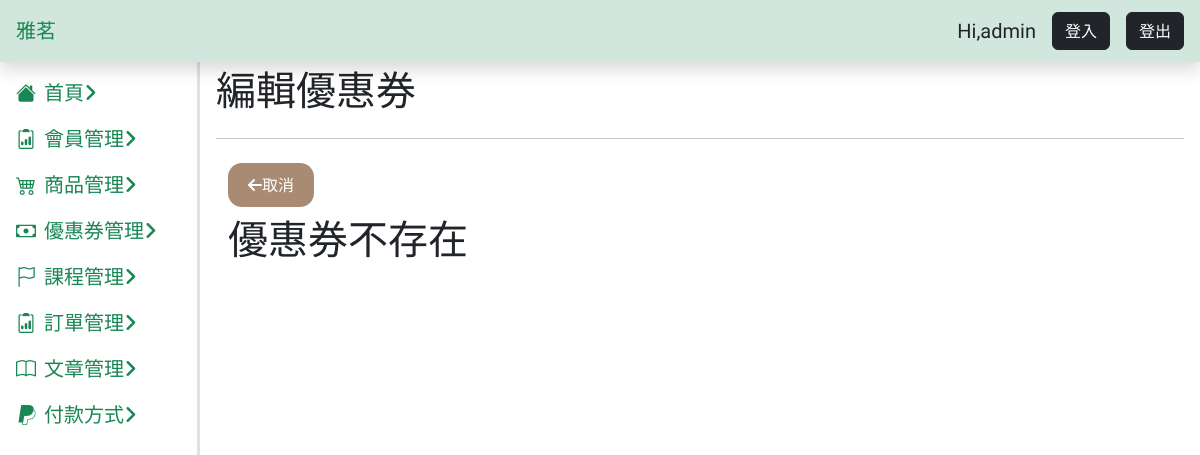
The app's page /cupon/coupon-edit.php, older data.
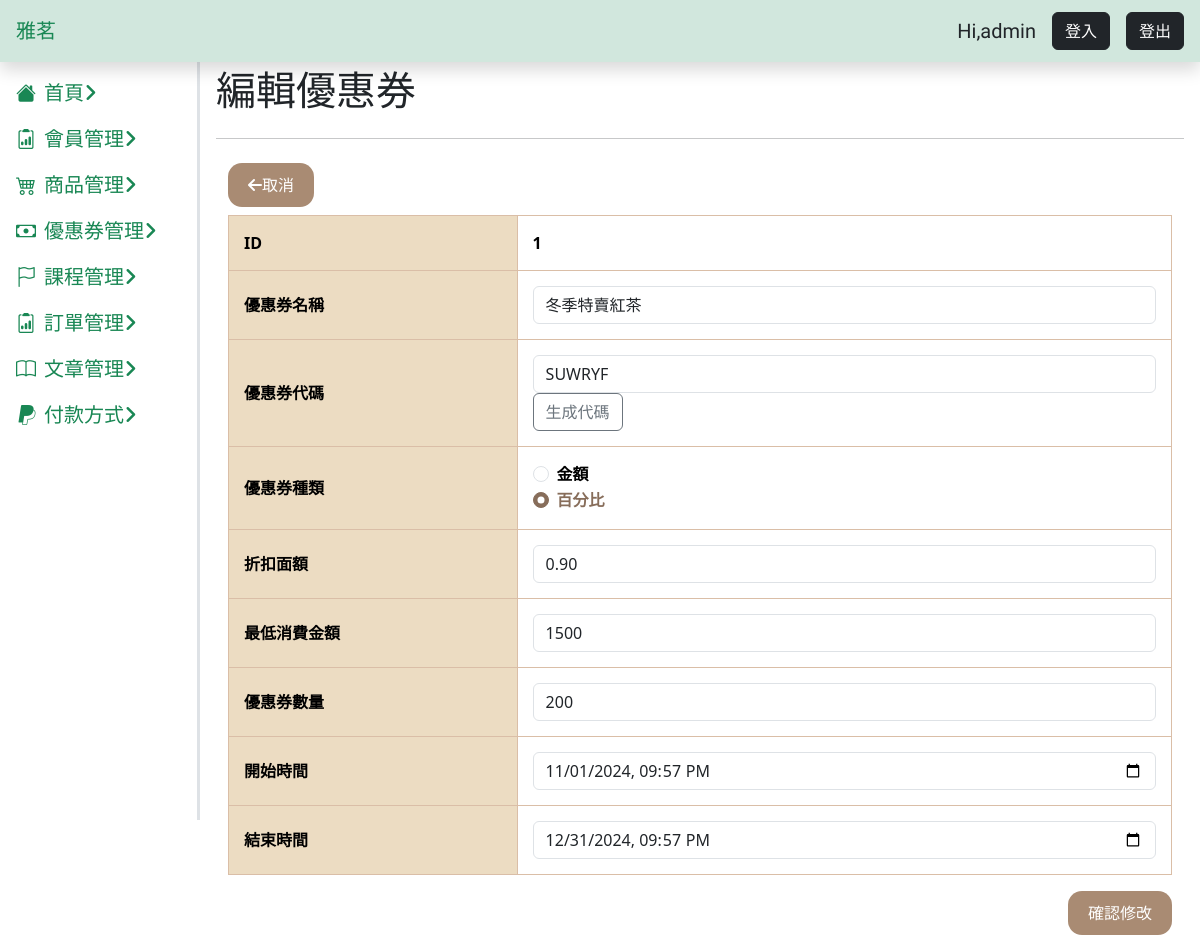
The same page, newer data.
### tables this page shows
CREATE TABLE `coupons` (
  `id` int(3) UNSIGNED NOT NULL,
  `name` varchar(50) NOT NULL,
  `code` varchar(20) NOT NULL,
  `category` varchar(10) NOT NULL,
  `discount` decimal(10,2) NOT NULL,
  `min_spend_amount` decimal(20,0) DEFAULT NULL,
  `stock` int(3) NOT NULL,
  `status` varchar(5) NOT NULL,
  `start_time` datetime NOT NULL,
  `end_time` datetime NOT NULL,
  `valid` tinyint(1) DEFAULT 1
);

### cupon/coupon-edit.php (the view, shortened to what the changed rows need)
<?php
if (!isset($_GET["id"])) {
    $id = 1;
} else {
    $id = $_GET["id"];
}
require_once("../db_connect.php");
$sql = "SELECT * FROM coupons WHERE id=$id ";
$result = $conn->query($sql);
$row = $result->fetch_assoc();
if ($result->num_rows > 0) {
    $couponExit = true;
} else {
    $couponExit = false;
}
?>
<!doctype html>
<html lang="en">
<head>
    <?php include("../css.php") ?>
</head>
<body>
    <main class="main-content p-3">
        <div class="d-flex justify-content-between">
            <h1>編輯優惠券</h1>
        </div>
        <div class="container">
            <div class="row justify-content-center ">
                <div class="col-lg-12">
                    <?php if ($couponExit) : ?>
                        <form action="doUpdateCoupon.php" method="post">
                            <table class="table table-bordered table-coupon align-middle">
                                <tr>
                                    <th>ID</th>
                                    <td><?= $row["id"] ?></td>
                                </tr>
                                <tr>
                                    <th>優惠券名稱</th>
                                    <td>
                                        <input type="text" class="form-control" name="name" value="<?= $row["name"] ?>">
                                    </td>
                                </tr>
                                <tr>
                                    <th>優惠券代碼</th>
                                    <td>
                                        <input type="text" class="form-control" name="code" id="coupon-code" value="<?= $row["code"] ?>">
                                        <button type="button" class="btn btn-outline-secondary" onclick="fillRandomCode()">生成代碼</button>
                                    </td>
                                </tr>
                                <tr>
                                    <th>優惠券種類</th>
                                    <td>
                                        <div class="form-check">
                                            <input class="form-check-input" type="radio" name="category" id="amount" value="金額" <?php if ($row["category"] == "金額") : ?>checked<?php endif ?>>
                                            <label class="form-check-label" for="amount">
                                                金額
                                            </label>
                                        </div>
                                        <div class="form-check">
                                            <input class="form-check-input" type="radio" name="category" id="percent" value="百分比" <?php if ($row["category"] == "百分比") : ?>checked<?php endif ?>>
                                            <label class="form-check-label" for="percent">
                                                百分比
                                            </label>
                                        </div>
                                    </td>
                                </tr>
                                <tr>
                                    <th>折扣面額</th>
                                    <td>
                                        <input type="text" class="form-control" name="discount" value="<?= $row["discount"] ?>">
                                    </td>
                                </tr>
                                <tr>
                                    <th>最低消費金額</th>
                                    <td>
                                        <input type="text" class="form-control" name="min_spend_amount" value="<?= $row["min_spend_amount"] ?>">
                                    </td>
                                </tr>
                                <tr>
                                    <th>優惠券數量</th>
                                    <td>
                                        <input type="text" class="form-control" name="stock" value="<?= $row["stock"] ?>">
                                    </td>
                                </tr>
                                <tr>
                                    <th>開始時間</th>
                                    <td>
                                        <input type="datetime-local" class="form-control" name="start_time" id="start_time" value="<?= $row["start_time"] ?>">
                                    </td>
                                </tr>
                                <tr>
                                    <th>結束時間</th>
                                    <td>
                                        <input type="datetime-local" class="form-control" name="end_time" id="end_time" value="<?= $row["end_time"] ?>">
                                    </td>
                                </tr>
                            </table>
                            <div class="d-flex justify-content-end gap-2">
                                <button class="btn btn-custom" type="submit">確認修改</button>
                            </div>
                        </form>
                    <?php else : ?>
                        <h1>優惠券不存在</h1>
                    <?php endif; ?>
                </div>
            </div>
        </div>
    </main>
</body>
</html>

Row changes from the older to the newer data that the page shows:
added coupons: id "1", name "冬季特賣紅茶", code "SUWRYF", category "☐ 金額", category "☑ 百分比", discount "0.90", min_spend_amount "1500", stock "200", start_time "11/01/2024 21:57", end_time "12/31/2024 21:57"
Text that changed along with them:
text no longer shown: "優惠券不存在"
text now shown: "ID 優惠券名稱 優惠券代碼 生成代碼 優惠券種類 金額 百分比 折扣面額 最低消費金額 優惠券數量 開始時間 結束時間 確認修改"
